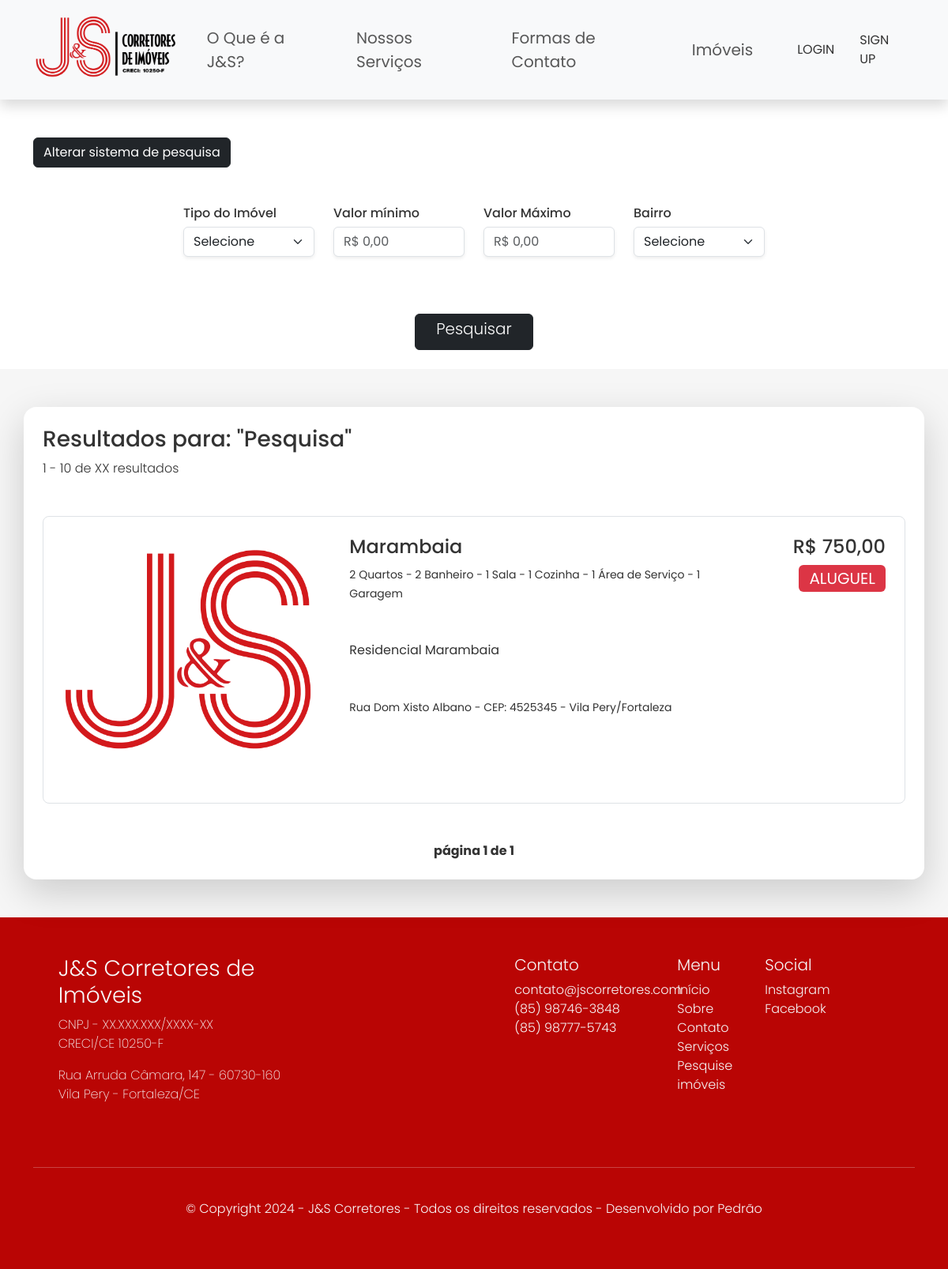
The app's page /imoveis/ with its own data.
### static_pages/models.py (models this page shows, shortened)
class Imoveis(models.Model):
  TIPOS = (
    ('CASA','CASA'),
    ('APARTAMENTO','APARTAMENTO'),
    ('TERRENO','TERRENO'),
    ('PONTO COMERCIAL','PONTO COMERCIAL'),
  )
  LOCACAO = (
    ('VENDA','VENDA'),
    ('ALUGUEL','ALUGUEL'),
  )
  nome = models.CharField(max_length=255)
  descricao = models.TextField()
  tipo = models.CharField(max_length=15,choices=TIPOS,)
  created_at = models.DateTimeField(auto_now_add=True)
  updated_at = models.DateTimeField(auto_now=True)
  quartos = models.CharField(max_length=255)
  salas = models.CharField(max_length=255)
  banheiros = models.CharField(max_length=255)
  servicos = models.CharField(max_length=255)
  cozinhas = models.CharField(max_length=255)
  garagens = models.CharField(max_length=255)
  area = models.CharField(max_length=255)
  valor = models.CharField(max_length=255)
  rua = models.CharField(max_length=255)
  bairro = models.CharField(max_length=255)
  cidade = models.CharField(max_length=255)
  cep = models.CharField(max_length=255)
  locacao = models.CharField(max_length=10,choices=LOCACAO,)

### static_pages/views.py (the view)
# urls.py: path('imoveis/', views.lista, name='lista'),
def lista (request):
    imoveis_list = Imoveis.objects.all().order_by('-created_at').values()
    paginator = Paginator(imoveis_list, 10)
    page = request.GET.get('page')
    imoveis = paginator.get_page(page)
    return render(request, 'views/imovelList.html', {'imoveis':imoveis})

### static_pages/templates/views/imovelList.html (shortened to what this page needs)
{% extends 'base.html' %}
{% load static %}
{% block content %}
<div class="bg-white pb-4">
  <div class="container pt-5">
    <button class="btn btn-dark" id="switchBtn">Alterar sistema de pesquisa</button>
  </div>
  <div class="container" id="filter">
    <div class="row justify-content-center align-items-center ">
      <div class="col-lg-2 col-md-4 col-sm-6 col-xs-12 my-5">
        <h6>Tipo do Imóvel</h6>
        <select class="form-select shadow-sm" aria-label="Default select example">
          <option selected>Selecione</option>
        </select>
      </div>
      <div class="col-lg-2 col-md-4 col-sm-6 col-xs-12">
        <h6>Valor mínimo</h6>
        <div class="">
          <input type="email" class="form-control shadow-sm" id="exampleFormControlInput1" placeholder="R$ 0,00">
        </div>
      </div>
      <div class="col-lg-2 col-md-4 col-sm-6 col-xs-12">
        <h6>Valor Máximo</h6>
        <div class="">
          <input type="email" class="form-control shadow-sm" id="exampleFormControlInput1" placeholder="R$ 0,00">
        </div>
      </div>
      <div class="col-lg-2 col-md-4 col-sm-6 col-xs-12">
        <h6>Bairro</h6>
        <select class="form-select shadow-sm" aria-label="Default select example">
          <option selected>Selecione</option>
        </select>
      </div>
      <div class="col-lg-5 col-md-8 col-sm-10 col-xs-12 text-center">
        <br>
        <button type="button" class="btn btn-dark col-lg-4 col-md-3 col-sm-4 col-xs-6"><h5 class="poppins-light">Pesquisar</h5></button>
      </div>
    </div>
  </div>
</div>
<div class="container my-5">
  <div class="row justify-content-center">
    <div class="col-12 mx-3 bg-white rounded-4 shadow-lg p-4">
      <h3>Resultados para: "Pesquisa"</h3>
      <p class="poppins-light"> 1 - 10 de XX resultados</p>
      {% for imovel in imoveis %}
      <a class="text-decoration-none card-link" href="/imovel/{{imovel.id}}">
        <div class="container col-12 border rounded-3 row justify-content-around g-0 card-imovel my-5">
          <div class="col-md-4">
            <img src="{% static 'IMG/logo-JS.png' %}" class="img-fluid p-3 img-card-list">
          </div>
          <div class="col-md-8 p-4">
            <div class="row justify-content-between">
              <div class="col-md-8 align-content-around">
                <h4>{{imovel.nome}}</h4>
                <small>
                  {{imovel.quartos}} Quartos -
                  {{imovel.banheiros}} Banheiro -
                  {{imovel.salas}} Sala -
                  {{imovel.cozinhas}} Cozinha -
                  {{imovel.servicos}} Área de Serviço -
                  {{imovel.garagens}} Garagem</small>
                <p class="paragraph my-5 d-none d-md-block"> {{imovel.descricao}}
                </p>
                <small class="mt-auto">{{imovel.rua}} - CEP: {{imovel.cep}} - {{imovel.bairro}}/{{imovel.cidade}}</small>
              </div>
              <div class="col-md-4 text-end">
                <h4>R$ {{imovel.valor}},00</h4>
                <h5"><span class="badge text-bg-danger fs-5 poppins-regular">{{imovel.locacao}}</span></h2>
              </div>
            </div>
          </div>
        </div>
      </a>
      {% endfor %}
      <div class="container-fluid">
        <div class="row justify-content-center">
          <div class="col-1">
          </div>
          <div class="col-3 text-center">
            <strong class="">página {{ imoveis.number }} de {{ imoveis.paginator.num_pages }}</strong>
          </div>
          <div class="col-1">
          </div>
        </div>
      </div>
    </div>
  </div>
</div>
{% endblock %}

### static/CSS/style.css (style rules this page uses)
:root { --white: #F6F6F6; --dark-white: #E8E8E8; --gray: #f5c9c9; --black: #333333; --dark-red: #990100; --red: #B90504; }
body { margin: 0; padding: 0; border: 0; font-size: 100%; vertical-align: baseline; background-color: var(--white); color: var(--black); }
.poppins-light { font-family: "Poppins", sans-serif; font-weight: 300; font-style: normal; }
.poppins-regular { font-family: "Poppins", sans-serif; font-weight: 400; font-style: normal; }
.paragraph { text-align: justify; }
.card-imovel { transition: 0.25s; }
.card-link { color: var(--black); }
#search,#filter { animation-name: fade; animation-duration: 0.75s; transition: 0.25s; }

### records on screen
Imoveis: nome "Marambaia", quartos "2", banheiros "2", salas "1", cozinhas "1", servicos "1", garagens "1", descricao "Residencial Marambaia", rua "Rua Dom Xisto Albano", cep "4525345", bairro "Vila Pery", cidade "Fortaleza", valor "750", locacao "ALUGUEL"

### other values on screen
{{ imoveis.number }} "1"
{{ imoveis.paginator.num_pages }} "1"
